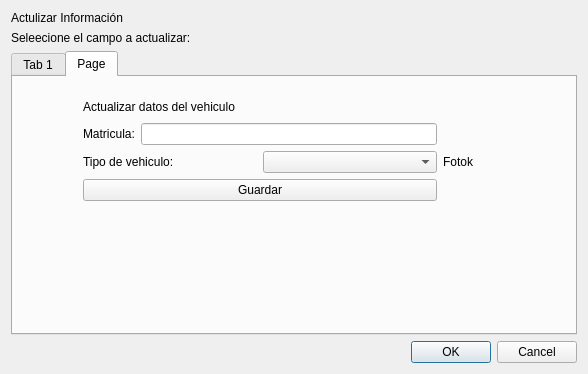
<?xml version="1.0" encoding="UTF-8"?>
<ui version="4.0">
 <class>Actualizar_Datos</class>
 <widget class="QWidget" name="Actualizar_Datos">
  <property name="geometry">
   <rect>
    <x>0</x>
    <y>0</y>
    <width>588</width>
    <height>374</height>
   </rect>
  </property>
  <property name="windowTitle">
   <string>Form</string>
  </property>
  <layout class="QGridLayout" name="gridLayout">
   <item row="0" column="0">
    <widget class="QLabel" name="label">
     <property name="text">
      <string>Actulizar Información</string>
     </property>
    </widget>
   </item>
   <item row="1" column="0">
    <widget class="QLabel" name="label_2">
     <property name="text">
      <string>Seleecione el campo a actualizar:</string>
     </property>
    </widget>
   </item>
   <item row="2" column="0">
    <widget class="QTabWidget" name="tabWidget">
     <property name="enabled">
      <bool>true</bool>
     </property>
     <property name="tabShape">
      <enum>QTabWidget::Rounded</enum>
     </property>
     <property name="currentIndex">
      <number>1</number>
     </property>
     <widget class="QWidget" name="tab">
      <attribute name="title">
       <string>Tab 1</string>
      </attribute>
      <widget class="QWidget" name="layoutWidget">
       <property name="geometry">
        <rect>
         <x>10</x>
         <y>0</y>
         <width>441</width>
         <height>231</height>
        </rect>
       </property>
       <layout class="QVBoxLayout" name="verticalLayout_6">
        <item>
         <layout class="QVBoxLayout" name="verticalLayout_5">
          <item>
           <layout class="QHBoxLayout" name="horizontalLayout">
            <item>
             <widget class="QLabel" name="label_3">
              <property name="text">
               <string>Nombre:</string>
              </property>
             </widget>
            </item>
            <item>
             <widget class="QLineEdit" name="NOmbre_lineEdit"/>
            </item>
           </layout>
          </item>
          <item>
           <layout class="QHBoxLayout" name="horizontalLayout_11">
            <item>
             <layout class="QVBoxLayout" name="verticalLayout">
              <item>
               <layout class="QHBoxLayout" name="horizontalLayout_3">
                <item>
                 <widget class="QLabel" name="label_4">
                  <property name="text">
                   <string>Apellido Paterno:</string>
                  </property>
                 </widget>
                </item>
                <item>
                 <widget class="QLineEdit" name="ApellidoP_lineEdit_2"/>
                </item>
               </layout>
              </item>
              <item>
               <layout class="QHBoxLayout" name="horizontalLayout_4">
                <item>
                 <widget class="QLabel" name="label_7">
                  <property name="text">
                   <string>País:</string>
                  </property>
                 </widget>
                </item>
                <item>
                 <widget class="QLineEdit" name="Pais_lineEdit"/>
                </item>
               </layout>
              </item>
              <item>
               <layout class="QHBoxLayout" name="horizontalLayout_5">
                <item>
                 <widget class="QLabel" name="label_8">
                  <property name="text">
                   <string>Estado:</string>
                  </property>
                 </widget>
                </item>
                <item>
                 <widget class="QLineEdit" name="Estado_lineEdit"/>
                </item>
               </layout>
              </item>
              <item>
               <layout class="QHBoxLayout" name="horizontalLayout_6">
                <item>
                 <widget class="QLabel" name="label_9">
                  <property name="text">
                   <string>Ciudad:</string>
                  </property>
                 </widget>
                </item>
                <item>
                 <widget class="QLineEdit" name="Ciudad_lineEdit"/>
                </item>
               </layout>
              </item>
              <item>
               <layout class="QVBoxLayout" name="verticalLayout_2">
                <item>
                 <layout class="QHBoxLayout" name="horizontalLayout_8">
                  <item>
                   <widget class="QLabel" name="label_11">
                    <property name="text">
                     <string>Calle</string>
                    </property>
                   </widget>
                  </item>
                  <item>
                   <widget class="QLineEdit" name="Calle_lineEdit_2"/>
                  </item>
                 </layout>
                </item>
                <item>
                 <layout class="QHBoxLayout" name="horizontalLayout_9">
                  <item>
                   <widget class="QLabel" name="label_10">
                    <property name="text">
                     <string>Número Telefónico:</string>
                    </property>
                   </widget>
                  </item>
                  <item>
                   <widget class="QLineEdit" name="NumeroT_lineEdit"/>
                  </item>
                 </layout>
                </item>
               </layout>
              </item>
             </layout>
            </item>
            <item>
             <layout class="QVBoxLayout" name="verticalLayout_4">
              <item>
               <layout class="QHBoxLayout" name="horizontalLayout_2">
                <item>
                 <widget class="QLabel" name="label_5">
                  <property name="text">
                   <string>Apellido Materno:</string>
                  </property>
                 </widget>
                </item>
                <item>
                 <widget class="QLineEdit" name="ApellidoM_lineEdit"/>
                </item>
               </layout>
              </item>
              <item>
               <spacer name="verticalSpacer_3">
                <property name="orientation">
                 <enum>Qt::Vertical</enum>
                </property>
                <property name="sizeHint" stdset="0">
                 <size>
                  <width>20</width>
                  <height>40</height>
                 </size>
                </property>
               </spacer>
              </item>
              <item>
               <layout class="QVBoxLayout" name="verticalLayout_3">
                <item>
                 <layout class="QHBoxLayout" name="horizontalLayout_7">
                  <item>
                   <widget class="QLabel" name="label_12">
                    <property name="text">
                     <string>Número Casa</string>
                    </property>
                   </widget>
                  </item>
                  <item>
                   <widget class="QLineEdit" name="NumeroC_lineEdit"/>
                  </item>
                 </layout>
                </item>
                <item>
                 <layout class="QHBoxLayout" name="horizontalLayout_10">
                  <item>
                   <widget class="QLabel" name="label_6">
                    <property name="text">
                     <string>E-mail:</string>
                    </property>
                   </widget>
                  </item>
                  <item>
                   <widget class="QLineEdit" name="mail_lineEdit"/>
                  </item>
                 </layout>
                </item>
               </layout>
              </item>
             </layout>
            </item>
           </layout>
          </item>
         </layout>
        </item>
        <item>
         <layout class="QHBoxLayout" name="horizontalLayout_12">
          <item>
           <spacer name="horizontalSpacer">
            <property name="orientation">
             <enum>Qt::Horizontal</enum>
            </property>
            <property name="sizeHint" stdset="0">
             <size>
              <width>40</width>
              <height>20</height>
             </size>
            </property>
           </spacer>
          </item>
          <item>
           <widget class="QPushButton" name="Editar_Personales_pushButton">
            <property name="text">
             <string>Guardar</string>
            </property>
           </widget>
          </item>
         </layout>
        </item>
       </layout>
      </widget>
     </widget>
     <widget class="QWidget" name="tab_3">
      <attribute name="title">
       <string>Page</string>
      </attribute>
      <widget class="QWidget" name="layoutWidget">
       <property name="geometry">
        <rect>
         <x>70</x>
         <y>20</y>
         <width>391</width>
         <height>104</height>
        </rect>
       </property>
       <layout class="QVBoxLayout" name="verticalLayout_9">
        <item>
         <widget class="QLabel" name="label_16">
          <property name="text">
           <string>Actualizar datos del vehiculo</string>
          </property>
         </widget>
        </item>
        <item>
         <layout class="QHBoxLayout" name="horizontalLayout_17">
          <item>
           <layout class="QVBoxLayout" name="verticalLayout_8">
            <item>
             <layout class="QHBoxLayout" name="horizontalLayout_15">
              <item>
               <widget class="QLabel" name="label_17">
                <property name="text">
                 <string>Matricula:</string>
                </property>
               </widget>
              </item>
              <item>
               <widget class="QLineEdit" name="Matricula_lineEdit"/>
              </item>
             </layout>
            </item>
            <item>
             <layout class="QHBoxLayout" name="horizontalLayout_16">
              <item>
               <widget class="QLabel" name="label_18">
                <property name="text">
                 <string>Tipo de vehiculo:</string>
                </property>
               </widget>
              </item>
              <item>
               <widget class="QComboBox" name="Tipo_Coche_comboBox"/>
              </item>
             </layout>
            </item>
            <item>
             <widget class="QPushButton" name="Editar_Auto_pushButton">
              <property name="text">
               <string>Guardar</string>
              </property>
             </widget>
            </item>
           </layout>
          </item>
          <item>
           <widget class="QLabel" name="label_19">
            <property name="text">
             <string>Fotok</string>
            </property>
           </widget>
          </item>
         </layout>
        </item>
       </layout>
      </widget>
     </widget>
    </widget>
   </item>
   <item row="3" column="0">
    <widget class="QDialogButtonBox" name="Editar_buttonBox">
     <property name="standardButtons">
      <set>QDialogButtonBox::Cancel|QDialogButtonBox::Ok</set>
     </property>
    </widget>
   </item>
  </layout>
 </widget>
 <resources/>
 <connections/>
</ui>
